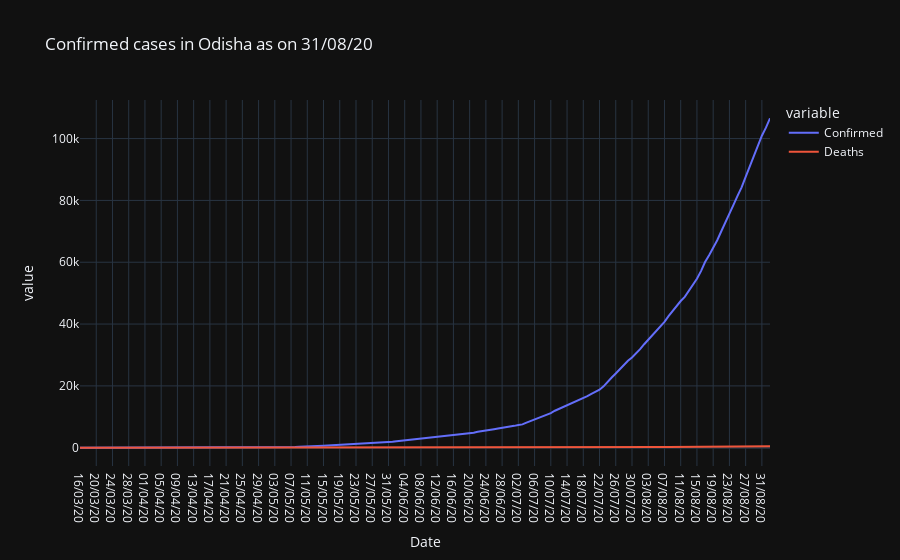

Source (notebook cell):
### Code cell
today=data1['Date'].max()
df11 = pd.melt(dt, id_vars=['Date'], value_vars=['Confirmed','Deaths'])
fig = px.line(df11, x="Date", y='value', color='variable', title=f"Confirmed cases in Odisha as on {today}")
fig.show()

### Figure 1 — Plotly figure (JSON) as saved in the notebook; plotly's stock layout.template omitted (floating-point values rounded to 4 significant figures; data arrays with more than 128 entries replaced by an {"elided": "..."} marker saying what was removed)
{"data": [{"hovertemplate": "variable=Confirmed<br>Date=%{x}<br>value=%{y}<extra></extra>", "legendgroup": "Confirmed", "line": {"color": "#636efa", "dash": "solid"}, "mode": "lines", "name": "Confirmed", "orientation": "v", "showlegend": true, "type": "scatter", "x": {"elided": "171 str values"}, "xaxis": "x", "y": {"elided": "171 int values"}, "yaxis": "y"}, {"hovertemplate": "variable=Deaths<br>Date=%{x}<br>value=%{y}<extra></extra>", "legendgroup": "Deaths", "line": {"color": "#EF553B", "dash": "solid"}, "mode": "lines", "name": "Deaths", "orientation": "v", "showlegend": true, "type": "scatter", "x": {"elided": "171 str values"}, "xaxis": "x", "y": {"elided": "171 int values"}, "yaxis": "y"}], "layout": {"legend": {"title": {"text": "variable"}, "tracegroupgap": 0}, "title": {"text": "Confirmed cases in Odisha as on 31/08/20"}, "xaxis": {"anchor": "y", "domain": [0, 1], "title": {"text": "Date"}}, "yaxis": {"anchor": "x", "domain": [0, 1], "title": {"text": "value"}}}}
